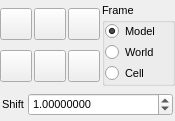
<?xml version="1.0" encoding="UTF-8"?>
<ui version="4.0">
 <class>TransformTranslatePopup</class>
 <widget class="QWidget" name="TransformTranslatePopup">
  <property name="geometry">
   <rect>
    <x>0</x>
    <y>0</y>
    <width>175</width>
    <height>121</height>
   </rect>
  </property>
  <property name="sizePolicy">
   <sizepolicy hsizetype="Minimum" vsizetype="Minimum">
    <horstretch>0</horstretch>
    <verstretch>0</verstretch>
   </sizepolicy>
  </property>
  <property name="font">
   <font>
    <pointsize>8</pointsize>
   </font>
  </property>
  <property name="windowTitle">
   <string notr="true">Transform Translate Popup</string>
  </property>
  <layout class="QVBoxLayout" name="verticalLayout">
   <property name="spacing">
    <number>2</number>
   </property>
   <property name="margin">
    <number>0</number>
   </property>
   <item>
    <layout class="QGridLayout" name="_9">
     <property name="margin">
      <number>0</number>
     </property>
     <property name="spacing">
      <number>2</number>
     </property>
     <item row="1" column="0">
      <widget class="QPushButton" name="NegativeZButton">
       <property name="minimumSize">
        <size>
         <width>32</width>
         <height>32</height>
        </size>
       </property>
       <property name="maximumSize">
        <size>
         <width>32</width>
         <height>32</height>
        </size>
       </property>
       <property name="toolTip">
        <string>Translate along negative Z axis</string>
       </property>
       <property name="text">
        <string/>
       </property>
       <property name="icon">
        <iconset resource="icons.qrc">
         <normaloff>:/arrows/icons/arrow_in.svg</normaloff>:/arrows/icons/arrow_in.svg</iconset>
       </property>
       <property name="iconSize">
        <size>
         <width>16</width>
         <height>16</height>
        </size>
       </property>
       <property name="autoDefault">
        <bool>false</bool>
       </property>
      </widget>
     </item>
     <item row="1" column="2">
      <widget class="QPushButton" name="PositiveZButton">
       <property name="minimumSize">
        <size>
         <width>32</width>
         <height>32</height>
        </size>
       </property>
       <property name="maximumSize">
        <size>
         <width>32</width>
         <height>32</height>
        </size>
       </property>
       <property name="toolTip">
        <string>Translate along positive Z axis</string>
       </property>
       <property name="text">
        <string/>
       </property>
       <property name="icon">
        <iconset resource="icons.qrc">
         <normaloff>:/arrows/icons/arrow_out.svg</normaloff>:/arrows/icons/arrow_out.svg</iconset>
       </property>
       <property name="iconSize">
        <size>
         <width>16</width>
         <height>16</height>
        </size>
       </property>
       <property name="autoDefault">
        <bool>false</bool>
       </property>
      </widget>
     </item>
     <item row="0" column="0">
      <widget class="QPushButton" name="NegativeXButton">
       <property name="minimumSize">
        <size>
         <width>32</width>
         <height>32</height>
        </size>
       </property>
       <property name="maximumSize">
        <size>
         <width>32</width>
         <height>32</height>
        </size>
       </property>
       <property name="toolTip">
        <string>Translate along negative X axis</string>
       </property>
       <property name="text">
        <string/>
       </property>
       <property name="icon">
        <iconset resource="icons.qrc">
         <normaloff>:/arrows/icons/arrow_left.svg</normaloff>:/arrows/icons/arrow_left.svg</iconset>
       </property>
       <property name="iconSize">
        <size>
         <width>16</width>
         <height>16</height>
        </size>
       </property>
       <property name="autoDefault">
        <bool>false</bool>
       </property>
      </widget>
     </item>
     <item row="0" column="2">
      <widget class="QPushButton" name="PositiveXButton">
       <property name="minimumSize">
        <size>
         <width>32</width>
         <height>32</height>
        </size>
       </property>
       <property name="maximumSize">
        <size>
         <width>32</width>
         <height>32</height>
        </size>
       </property>
       <property name="toolTip">
        <string>Translate along positive X axis</string>
       </property>
       <property name="text">
        <string/>
       </property>
       <property name="icon">
        <iconset resource="icons.qrc">
         <normaloff>:/arrows/icons/arrow_right.svg</normaloff>:/arrows/icons/arrow_right.svg</iconset>
       </property>
       <property name="iconSize">
        <size>
         <width>16</width>
         <height>16</height>
        </size>
       </property>
       <property name="autoDefault">
        <bool>false</bool>
       </property>
      </widget>
     </item>
     <item row="0" column="1">
      <widget class="QPushButton" name="PositiveYButton">
       <property name="minimumSize">
        <size>
         <width>32</width>
         <height>32</height>
        </size>
       </property>
       <property name="maximumSize">
        <size>
         <width>32</width>
         <height>32</height>
        </size>
       </property>
       <property name="toolTip">
        <string>Translate along positive Y axis</string>
       </property>
       <property name="text">
        <string/>
       </property>
       <property name="icon">
        <iconset resource="icons.qrc">
         <normaloff>:/arrows/icons/arrow_up.svg</normaloff>:/arrows/icons/arrow_up.svg</iconset>
       </property>
       <property name="iconSize">
        <size>
         <width>16</width>
         <height>16</height>
        </size>
       </property>
       <property name="autoDefault">
        <bool>false</bool>
       </property>
      </widget>
     </item>
     <item row="1" column="1">
      <widget class="QPushButton" name="NegativeYButton">
       <property name="minimumSize">
        <size>
         <width>32</width>
         <height>32</height>
        </size>
       </property>
       <property name="maximumSize">
        <size>
         <width>32</width>
         <height>32</height>
        </size>
       </property>
       <property name="toolTip">
        <string>Translate along negative Y axis</string>
       </property>
       <property name="text">
        <string/>
       </property>
       <property name="icon">
        <iconset resource="icons.qrc">
         <normaloff>:/arrows/icons/arrow_down.svg</normaloff>:/arrows/icons/arrow_down.svg</iconset>
       </property>
       <property name="iconSize">
        <size>
         <width>16</width>
         <height>16</height>
        </size>
       </property>
       <property name="autoDefault">
        <bool>false</bool>
       </property>
      </widget>
     </item>
     <item row="0" column="3" rowspan="2">
      <widget class="QGroupBox" name="FrameGroup">
       <property name="sizePolicy">
        <sizepolicy hsizetype="Expanding" vsizetype="Minimum">
         <horstretch>0</horstretch>
         <verstretch>0</verstretch>
        </sizepolicy>
       </property>
       <property name="toolTip">
        <string>Select frame of reference for translation</string>
       </property>
       <property name="title">
        <string>Frame</string>
       </property>
       <layout class="QVBoxLayout" name="_8">
        <property name="spacing">
         <number>2</number>
        </property>
        <property name="margin">
         <number>0</number>
        </property>
        <item>
         <widget class="QRadioButton" name="ModelFrameRadio">
          <property name="sizePolicy">
           <sizepolicy hsizetype="Fixed" vsizetype="Fixed">
            <horstretch>0</horstretch>
            <verstretch>0</verstretch>
           </sizepolicy>
          </property>
          <property name="toolTip">
           <string>Use Cartesian frame for translation</string>
          </property>
          <property name="text">
           <string>Model</string>
          </property>
          <property name="checked">
           <bool>true</bool>
          </property>
         </widget>
        </item>
        <item>
         <widget class="QRadioButton" name="WorldFrameRadio">
          <property name="sizePolicy">
           <sizepolicy hsizetype="Fixed" vsizetype="Fixed">
            <horstretch>0</horstretch>
            <verstretch>0</verstretch>
           </sizepolicy>
          </property>
          <property name="toolTip">
           <string>Use view frame for translation</string>
          </property>
          <property name="text">
           <string>World</string>
          </property>
         </widget>
        </item>
        <item>
         <widget class="QRadioButton" name="CellFrameRadio">
          <property name="sizePolicy">
           <sizepolicy hsizetype="Fixed" vsizetype="Fixed">
            <horstretch>0</horstretch>
            <verstretch>0</verstretch>
           </sizepolicy>
          </property>
          <property name="toolTip">
           <string>Use cell frame for translation</string>
          </property>
          <property name="text">
           <string>Cell</string>
          </property>
         </widget>
        </item>
       </layout>
      </widget>
     </item>
    </layout>
   </item>
   <item>
    <layout class="QHBoxLayout" name="_10">
     <property name="spacing">
      <number>4</number>
     </property>
     <property name="margin">
      <number>2</number>
     </property>
     <item>
      <widget class="QLabel" name="label_52">
       <property name="sizePolicy">
        <sizepolicy hsizetype="Minimum" vsizetype="Preferred">
         <horstretch>0</horstretch>
         <verstretch>0</verstretch>
        </sizepolicy>
       </property>
       <property name="text">
        <string>Shift</string>
       </property>
       <property name="buddy">
        <cstring>ShiftSpin</cstring>
       </property>
      </widget>
     </item>
     <item>
      <widget class="QDoubleSpinBox" name="ShiftSpin">
       <property name="sizePolicy">
        <sizepolicy hsizetype="Expanding" vsizetype="Fixed">
         <horstretch>0</horstretch>
         <verstretch>0</verstretch>
        </sizepolicy>
       </property>
       <property name="decimals">
        <number>8</number>
       </property>
       <property name="value">
        <double>1.000000000000000</double>
       </property>
      </widget>
     </item>
    </layout>
   </item>
  </layout>
 </widget>
 <tabstops>
  <tabstop>NegativeXButton</tabstop>
  <tabstop>PositiveYButton</tabstop>
  <tabstop>PositiveXButton</tabstop>
  <tabstop>NegativeZButton</tabstop>
  <tabstop>NegativeYButton</tabstop>
  <tabstop>PositiveZButton</tabstop>
  <tabstop>ShiftSpin</tabstop>
  <tabstop>ModelFrameRadio</tabstop>
  <tabstop>WorldFrameRadio</tabstop>
  <tabstop>CellFrameRadio</tabstop>
 </tabstops>
 <resources>
  <include location="icons.qrc"/>
 </resources>
 <connections/>
</ui>
